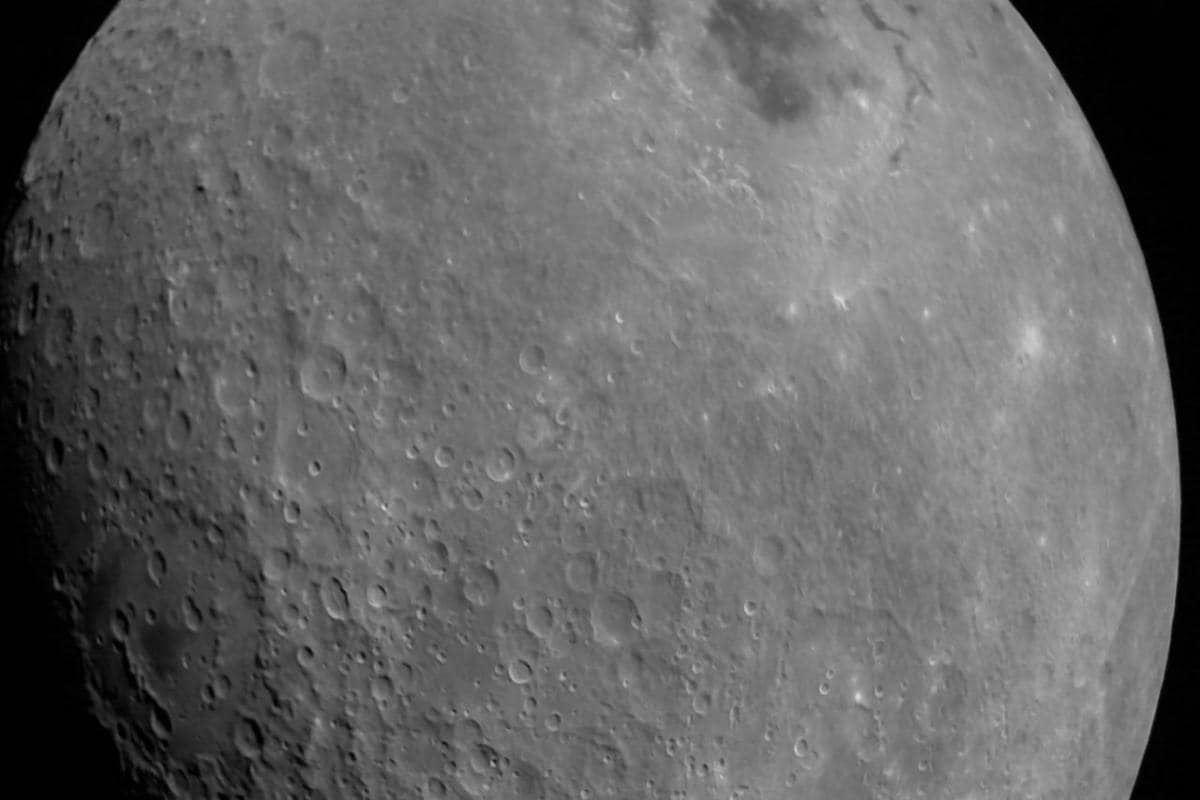
#> input picture First-photo-of-the-moon-from-Chandrayaan-2_ISRO.jpg, 1200 x 800 px, found by its file name
$ jupyter execute 'Image_processing_E4(1).ipynb'   (older library calls are emulated)
#> lines starting #> are read from the running program, lines starting #| are printed output that depends on the picture; after the words box and inside, x2 and y2 are one past the last pixel; in counts of white or black regions, pixels touching at a corner belong together
# **Exercise 4
Propose a method for sharpening the image “First-photo-of-the-moon-from-Chandrayaan-
2_ISRO.jpg
**

to Find the main edges of image11.jpg we can apply many techniques:

1_ Canny 2_prewitt 3_roberts 4_sobel 5_laplacian

we will apply them all and see the results

[cell 1]
import cv2
import numpy as np

from matplotlib import pyplot as plt

img = cv2.imread('/content/First-photo-of-the-moon-from-Chandrayaan-2_ISRO.jpg')
#> img is the input picture: shape (800, 1200, 3); min 0, max 218, mean 101.8

#prewitt
kernelx = np.array([[-1,0,1],[-1,0,1],[-1,0,1]])
kernely = kernelx.transpose()
img_prewittx = cv2.filter2D(img, -1, kernelx)
img_prewitty = cv2.filter2D(img, -1, kernely)

fig, axes = plt.subplots(1, 3, figsize=(13,7))

plt.subplot(151),plt.imshow(img, cmap = 'gray')
plt.title('Original Image'), plt.xticks([]), plt.yticks([])
plt.subplot(152),plt.imshow(img_prewittx, cmap = 'gray')
plt.title('Prewitt X'), plt.xticks([]), plt.yticks([])
plt.subplot(153),plt.imshow(img_prewitty, cmap = 'gray')
plt.title('Prewitt Y'), plt.xticks([]), plt.yticks([])
plt.subplot(154),plt.imshow(img_prewittx + img_prewitty,  cmap = 'gray')
plt.title('Prewitt'), plt.xticks([]), plt.yticks([])

plt.show()

Note that the filter $P_x$ highlights vertical edges, and $P_y$ the horizontal
edges, while the summation of the resulting images contains all the edges. Let's
look the result of applying gaussian filter before prewitt filtering.

[cell 2]
import cv2
import numpy as np

from matplotlib import pyplot as plt

img = cv2.imread('/content/First-photo-of-the-moon-from-Chandrayaan-2_ISRO.jpg')
img_gaussian = cv2.GaussianBlur(img,(3,3),0)

#sobel
img_sobelx = cv2.Sobel(img_gaussian,cv2.CV_8U,1,0,ksize=3)
img_sobely = cv2.Sobel(img_gaussian,cv2.CV_8U,0,1,ksize=3)
img_sobel = img_sobelx + img_sobely

fig, axes = plt.subplots(1, 3, figsize=(13,7))

plt.subplot(141),plt.imshow(img, cmap = 'gray')
plt.title('Original Image'), plt.xticks([]), plt.yticks([])
plt.subplot(142),plt.imshow(img_sobelx, cmap = 'gray')
plt.title('Sobel X'), plt.xticks([]), plt.yticks([])
plt.subplot(143),plt.imshow(img_sobely, cmap = 'gray')
plt.title('Sobel Y'), plt.xticks([]), plt.yticks([])
plt.subplot(144),plt.imshow(img_sobel,  cmap = 'gray')
plt.title('Sobel'), plt.xticks([]), plt.yticks([])

plt.show()

[cell 3]
import cv2
import numpy as np

from matplotlib import pyplot as plt

img = cv2.imread('/content/First-photo-of-the-moon-from-Chandrayaan-2_ISRO.jpg')
img_gaussian = cv2.GaussianBlur(img,(3,3),0)

#sobel
kernelx = np.array([[-1,0,1],[-2,0,2],[-1,0,1]])
kernely = kernelx.transpose()
img_sobelx = cv2.filter2D(img_gaussian, -1, kernelx)
img_sobely = cv2.filter2D(img_gaussian, -1, kernely)
img_sobel = img_sobelx + img_sobely

fig, axes = plt.subplots(1, 3, figsize=(13,7))

plt.subplot(141),plt.imshow(img, cmap = 'gray')
plt.title('Original Image'), plt.xticks([]), plt.yticks([])
plt.subplot(142),plt.imshow(img_sobelx, cmap = 'gray')
plt.title('Sobel X'), plt.xticks([]), plt.yticks([])
plt.subplot(143),plt.imshow(img_sobely, cmap = 'gray')
plt.title('Sobel Y'), plt.xticks([]), plt.yticks([])
plt.subplot(144),plt.imshow(img_sobel,  cmap = 'gray')
plt.title('Sobel'), plt.xticks([]), plt.yticks([])

plt.show()

[cell 4]
import scipy as sp
import numpy as np
import scipy.ndimage as nd
import matplotlib.pyplot as plt
import cv2

img = cv2.imread('/content/First-photo-of-the-moon-from-Chandrayaan-2_ISRO.jpg')
img_gaussian = cv2.GaussianBlur(img,(3,3),0)

LoG1 = nd.gaussian_laplace(img_gaussian, 1.2)
LoG2 = nd.gaussian_laplace(img_gaussian, 1.4)
LoG4 = nd.gaussian_laplace(img_gaussian, 2.5)
LoG3 = nd.gaussian_laplace(img_gaussian, 3)
fig, axes = plt.subplots(1, 5, figsize=(17,9))

plt.subplot(151),plt.imshow(img, cmap = 'gray')
plt.title('Original Image'), plt.xticks([]), plt.yticks([])
plt.subplot(152),plt.imshow(LoG1, cmap = 'gray')
plt.title('Laplacian of Gaussian 1.2'), plt.xticks([]), plt.yticks([])
plt.subplot(153),plt.imshow(LoG2, cmap = 'gray')
plt.title('Laplacian of Gaussian 1.4'), plt.xticks([]), plt.yticks([])
plt.subplot(154),plt.imshow(LoG3, cmap = 'gray')
plt.title('Laplacian of Gaussian 3'), plt.xticks([]), plt.yticks([])
plt.subplot(155),plt.imshow(LoG4, cmap = 'gray')
plt.title('Laplacian of Gaussian 2.5'), plt.xticks([]), plt.yticks([])

plt.show()

[cell 5]
import cv2 as cv
import numpy as np
from matplotlib import pyplot as plt

img = cv.imread('/content/First-photo-of-the-moon-from-Chandrayaan-2_ISRO.jpg',0) # loads in grayscale
#> img: shape (800, 1200)

beta = 150
res = cv.add(img, beta)
fig, axes = plt.subplots(1, 3, figsize=(13,3))

# Note that values with results more than 255 are clipped to 255.
print('Value at (103,100) position', img[103,100],
      'after the addition exceeds 255, therefore is truncated to', res[103,100])
#| Value at (103,100) position 93 after the addition exceeds 255, therefore is truncated to 243

plt.subplot(121), plt.imshow(img, cmap='gray'), plt.axis('off')
plt.subplot(122), plt.imshow(res, cmap='gray'), plt.axis('off')
plt.show()

[cell 6]
import scipy as sp
import numpy as np
import scipy.ndimage as nd
import matplotlib.pyplot as plt
import cv2

img = cv2.imread('/content/First-photo-of-the-moon-from-Chandrayaan-2_ISRO.jpg')
img_gaussian = cv2.GaussianBlur(img,(3,3),0)

# LoG mask
lap_mask = np.array([[0,0,1,0,0],[0,1,2,1,0],[1,2,-16,2,1],[0,1,2,1,0],[0,0,1,0,0]])
LoG = cv2.filter2D(img_gaussian,-1,lap_mask)

fig, axes = plt.subplots(1, 3, figsize=(17,9))

plt.subplot(121),plt.imshow(img, cmap = 'gray')
plt.title('Original Image'), plt.xticks([]), plt.yticks([])
plt.subplot(122),plt.imshow(LoG, cmap = 'gray')
plt.title('Laplacian of Gaussian'), plt.xticks([]), plt.yticks([])

plt.show()

[cell 7]
import scipy as sp
import numpy as np
import scipy.ndimage as nd
import matplotlib.pyplot as plt
import cv2

img = cv2.imread('/content/First-photo-of-the-moon-from-Chandrayaan-2_ISRO.jpg')
img_gaussian = cv2.GaussianBlur(img,(3,3),0)

# LoG mask
lap_mask = np.array([[0,0,1,0,0],[0,1,2,1,0],[1,2,-16,2,1],[0,1,2,1,0],[0,0,1,0,0]])
LoG = cv2.filter2D(img_gaussian,-1,lap_mask)

fig, axes = plt.subplots(1, 3, figsize=(17,9))

plt.subplot(121),plt.imshow(img, cmap = 'gray')
plt.title('Original Image'), plt.xticks([]), plt.yticks([])
plt.subplot(122),plt.imshow(LoG, cmap = 'gray')
plt.title('Laplacian of Gaussian'), plt.xticks([]), plt.yticks([])

plt.show()

[cell 8]
import scipy as sp
import numpy as np
import scipy.ndimage as nd
import matplotlib.pyplot as plt
import cv2

img = cv2.imread('/content/First-photo-of-the-moon-from-Chandrayaan-2_ISRO.jpg')
img = cv2.cvtColor(img, cv2.COLOR_BGR2GRAY)
# img_gaussian = cv2.GaussianBlur(img,(3,3),0)

# LoG mask
lap_filter = np.array([[0,0,1,0,0],[0,1,2,1,0],[1,2,-16,2,1],[0,1,2,1,0],[0,0,1,0,0]])
gaussian_filter = np.array([[1/16.,1/8.,1/16.],[1/8.,1/4.,1/8.],[1/16.,1/8.,1/16.]])
sobel_x = np.array([[-1,0,1],[-2,0,2],[-1,0,1]])
sobel_y = np.fliplr(sobel_x).transpose()

img_gaussian = cv2.filter2D(img,-1,gaussian_filter)
#> img_gaussian: shape (800, 1200)
G_x = cv2.filter2D(img_gaussian,-1,sobel_x)
G_y = cv2.filter2D(img_gaussian,-1,sobel_y)
G = G_x + G_y

temp_img = cv2.filter2D(img_gaussian,-1,lap_filter)
(M,N) = temp_img.shape

#detect zero crossing by checking values across 8-neighbors on a 3x3 grid
temp = np.zeros((M+2,N+2))
temp[1:-1,1:-1] = temp_img
img_ = np.zeros((M,N))
for i in range(1,M+1):
    for j in range(1,N+1):
        if temp[i,j]<0:
            for x,y in (-1,-1),(-1,0),(-1,1),(0,-1),(0,1),(1,-1),(1,0),(1,1):
                    if temp[i+x,j+y]>0:
                        img_[i-1,j-1] = 1
#> img_: shape (800, 1200) float64; every value is 0

cimg  = np.logical_and(img,G)
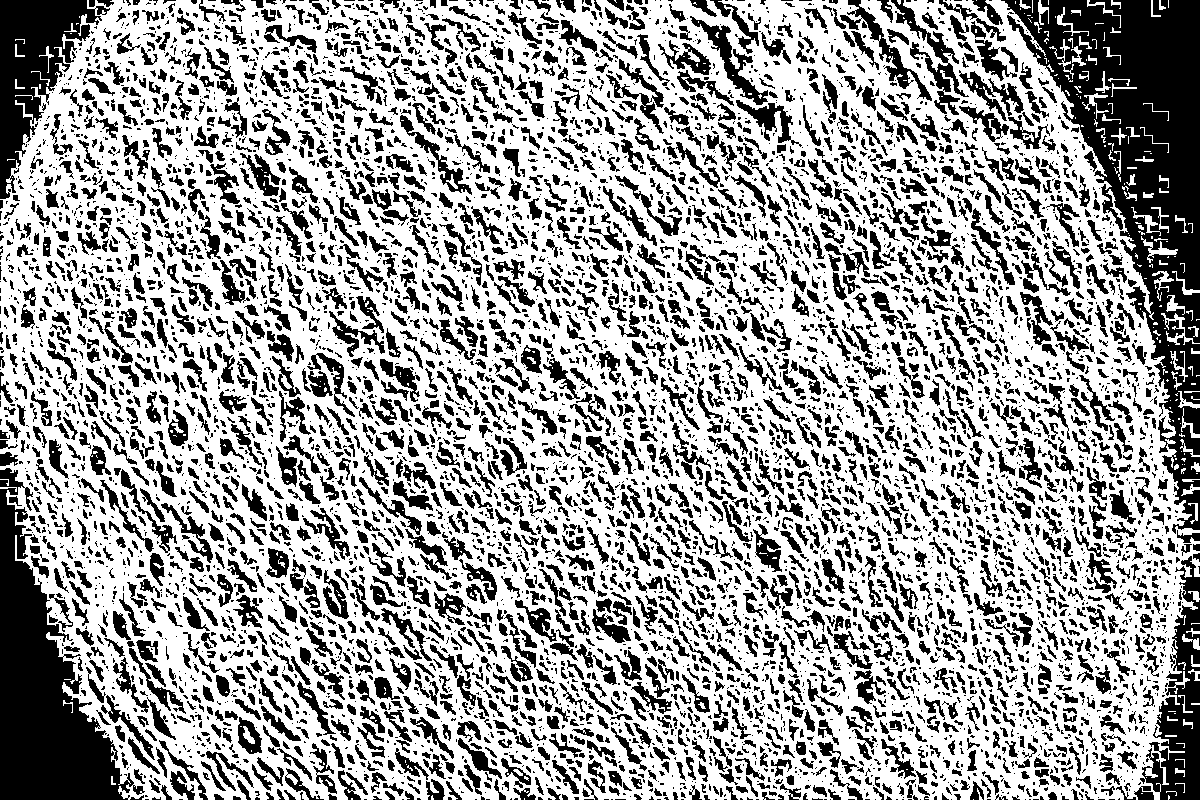
#> cimg: shape (800, 1200) bool; 63.5% white; 6828 black regions (3971 under 20 px), largest, box (x1, y1, x2, y2) and area: (1001, 0, 1200, 534) 37832, (0, 468, 145, 800) 20331, (0, 0, 110, 199) 9159

fig, axes = plt.subplots(1, 3, figsize=(17,9))

plt.subplot(121),plt.imshow(img, cmap = 'gray')
plt.title('Original Image'), plt.xticks([]), plt.yticks([])
plt.subplot(122),plt.imshow(cimg, cmap = 'gray')
plt.title('Laplacian of Gaussian'), plt.xticks([]), plt.yticks([])

plt.show()

[cell 9]
import scipy.misc
import cv2
from matplotlib import pyplot as plt


def laplace_of_gaussian(gray_img, sigma=1.4, kappa=0.75, pad=False):
    """
    Applies Laplacian of Gaussians to grayscale image.

    :param gray_img: image to apply LoG to
    :param sigma:    sigma of Gaussian applied to image, <= 0. for none
    :param kappa:    difference threshold as factor to mean of image values, <= 0 for none
    :param pad:      flag to pad output w/ zero border, keeping input image size
    """
#> called with sigma = 1.4, kappa = 0.75, pad = False
    assert len(gray_img.shape) == 2
    img = cv2.GaussianBlur(gray_img, (0, 0), sigma) if 0. < sigma else gray_img
    img = cv2.Laplacian(img, cv2.CV_64F)

    rows, cols = img.shape[:2]
    # min/max of 3x3-neighbourhoods
    min_map = np.minimum.reduce(list(img[r:rows-2+r, c:cols-2+c]
                                     for r in range(3) for c in range(3)))
    max_map = np.maximum.reduce(list(img[r:rows-2+r, c:cols-2+c]
                                     for r in range(3) for c in range(3)))
    # bool matrix for image value positiv (w/out border pixels)
    pos_img = 0 < img[1:rows-1, 1:cols-1]
#> pos_img: shape (798, 1198) bool; 36.9% white in thin lines or dots
    # bool matrix for min < 0 and 0 < image pixel
    neg_min = min_map < 0
#> neg_min: shape (798, 1198) bool; 87.2% white; 9186 black regions (8398 under 20 px), largest, box (x1, y1, x2, y2) and area: (0, 487, 125, 798) 17998, (1080, 0, 1198, 286) 16101, (0, 0, 117, 199) 7427
    neg_min[1 - pos_img] = 0
#> neg_min: shape (798, 1198) bool; 87% white; 9140 black regions (8363 under 20 px), largest, box (x1, y1, x2, y2) and area: (0, 0, 1198, 798) 32502, (0, 487, 125, 798) 17998, (1157, 696, 1198, 798) 2098
    # bool matrix for 0 < max and image pixel < 0
    pos_max = 0 < max_map
#> pos_max: shape (798, 1198) bool; 87.4% white; 8912 black regions (8087 under 20 px), largest, box (x1, y1, x2, y2) and area: (0, 489, 122, 798) 17744, (1081, 0, 1198, 285) 15938, (0, 0, 93, 199) 6337
    pos_max[pos_img] = 0
#> pos_max: shape (798, 1198) bool; 50.5% white; black in thin lines or dots
    # sign change at pixel?
    zero_cross = neg_min + pos_max
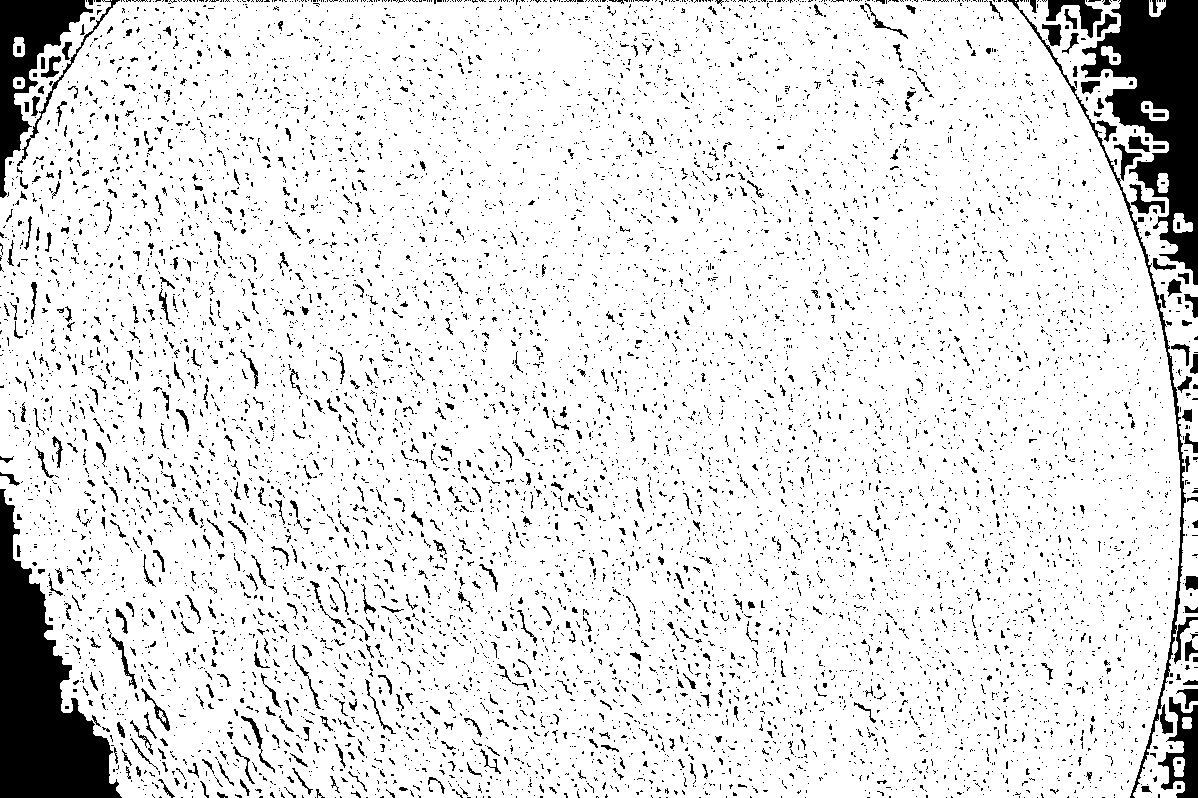
#> zero_cross: shape (798, 1198) bool; 89.3% white; 8927 black regions (8375 under 20 px), largest, box (x1, y1, x2, y2) and area: (0, 489, 122, 798) 17589, (1081, 0, 1198, 285) 15275, (0, 0, 93, 198) 6186
    # values: max - min, scaled to 0--255; set to 0 for no sign change
    value_scale = 255. / max(1., img.max() - img.min())
#> value_scale = 6.07
    values = value_scale * (max_map - min_map)
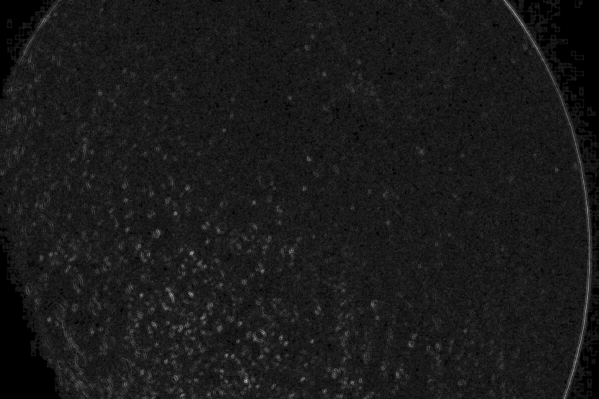
#> values: shape (798, 1198) float64 (shown at 1/2 size); min 0, max 248.9, mean 25.7
    values[1 - zero_cross] = 0.
#> values: shape (798, 1198) float64; 0.21% of pixels changed, all inside (x1, y1, x2, y2) = (85, 0, 1166, 2)
    # optional thresholding
    if 0. <= kappa:
        thresh = float(np.absolute(img).mean()) * kappa
#> thresh = 1.06
        values[values < thresh] = 0.
    log_img = values.astype(np.uint8)
    if pad:
        log_img = np.pad(log_img, pad_width=1, mode='constant', constant_values=0)
    return log_img

img = cv2.imread('/content/First-photo-of-the-moon-from-Chandrayaan-2_ISRO.jpg')
img = cv2.cvtColor(img, cv2.COLOR_BGR2GRAY)
# apply LoG
log = laplace_of_gaussian(img)

fig, axes = plt.subplots(1, 3, figsize=(17,9))

plt.subplot(121),plt.imshow(img, cmap = 'gray')
plt.title('Original Image'), plt.xticks([]), plt.yticks([])
plt.subplot(122),plt.imshow(log, cmap = 'gray')
plt.title('Laplacian of Gaussian'), plt.xticks([]), plt.yticks([])

plt.show()

[cell 10]
import cv2
import numpy as np

from matplotlib import pyplot as plt

img = cv2.imread('/content/First-photo-of-the-moon-from-Chandrayaan-2_ISRO.jpg')
img_gaussian = cv2.GaussianBlur(img,(3,3),0)

#canny
img_canny = cv2.Canny(img,50,150)
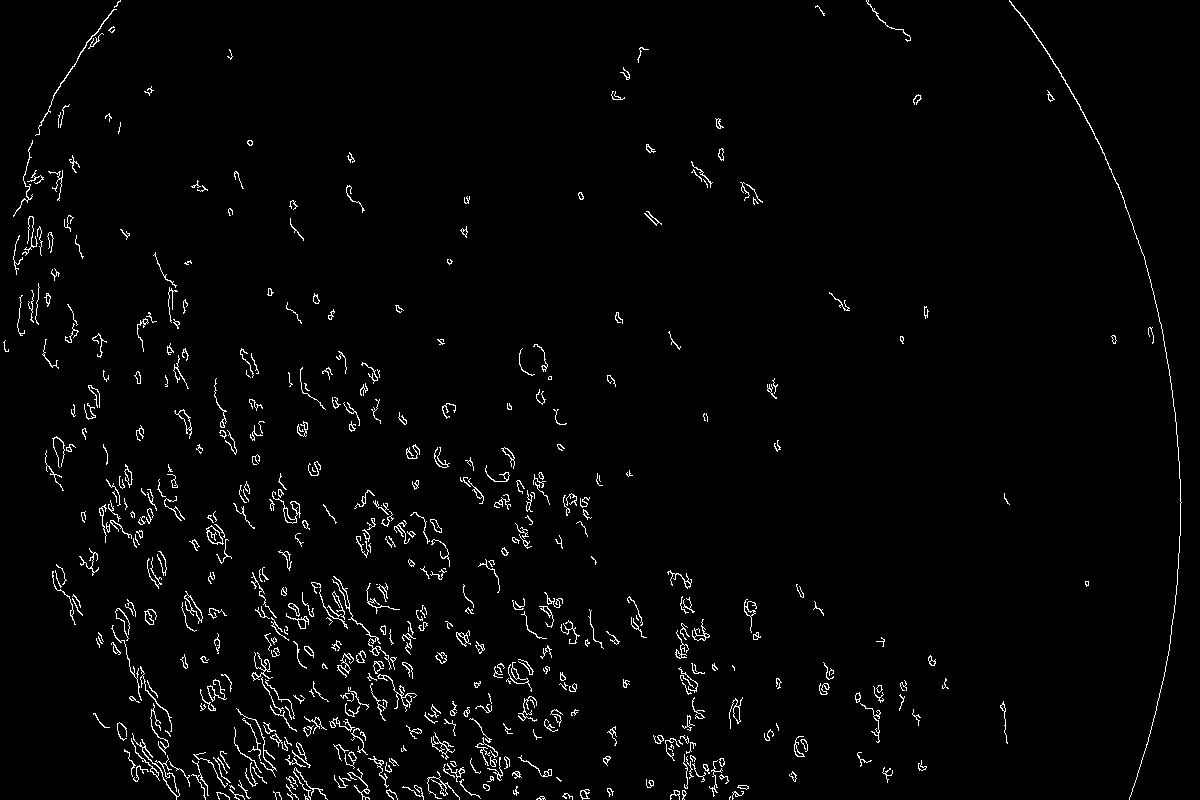
#> img_canny: shape (800, 1200); 2.2% white in thin lines or dots

fig, axes = plt.subplots(1, 3, figsize=(13,7))

plt.subplot(121),plt.imshow(img, cmap = 'gray')
plt.title('Original Image'), plt.xticks([]), plt.yticks([])
plt.subplot(122),plt.imshow(img_canny, cmap = 'gray')
plt.title('Canny'), plt.xticks([]), plt.yticks([])

plt.show()

$ run again, with image_1.jpg copied over First-photo-of-the-moon-from-Chandrayaan-2_ISRO.jpg
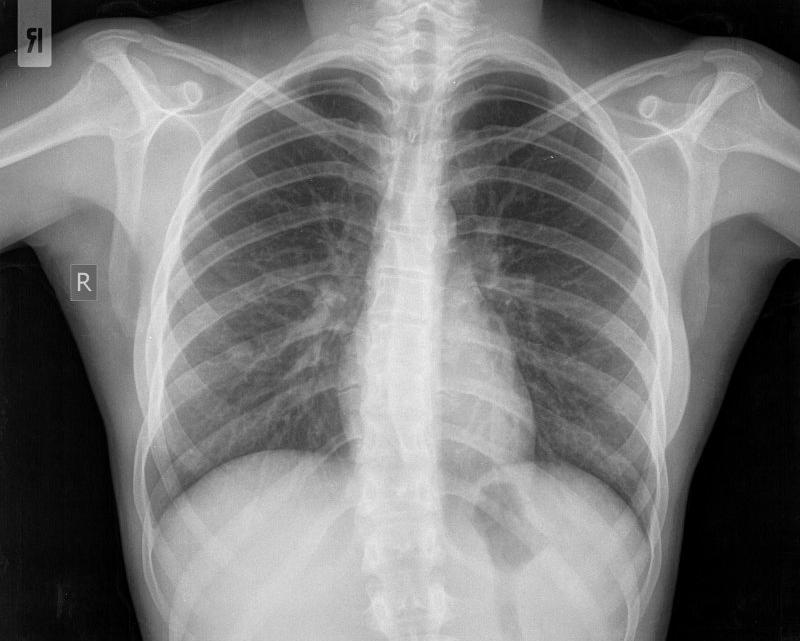
#> input picture image_1.jpg, 800 x 641 px, found by its file name
#> img is the input picture: shape (641, 800, 3); min 0, max 240, mean 121.5
#| Value at (103,100) position 180 after the addition exceeds 255, therefore is truncated to 255
#> `cimg  = np.logical_and(img,G)`:
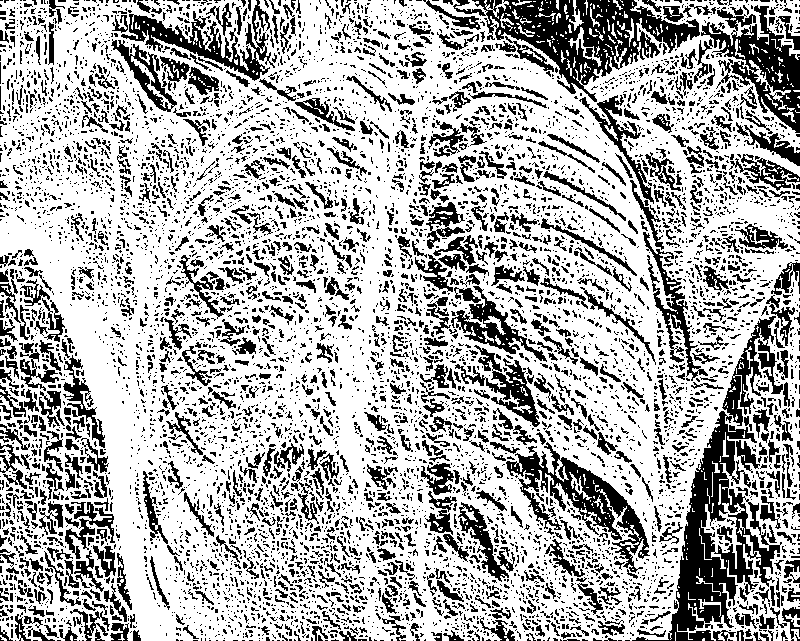
#> cimg: shape (641, 800) bool; 68.8% white; 7441 black regions (6191 under 20 px), largest, box (x1, y1, x2, y2) and area: (632, 411, 782, 641) 9785, (453, 0, 700, 102) 8676, (506, 442, 650, 573) 4719
#> pos_img: shape (639, 798) bool; 38.2% white in thin lines or dots
#> zero_cross: shape (639, 798) bool; 92.4% white; black in thin lines or dots
#> value_scale = 5.31
#> thresh = 1.09
#> `img_canny = cv2.Canny(img,50,150)`:
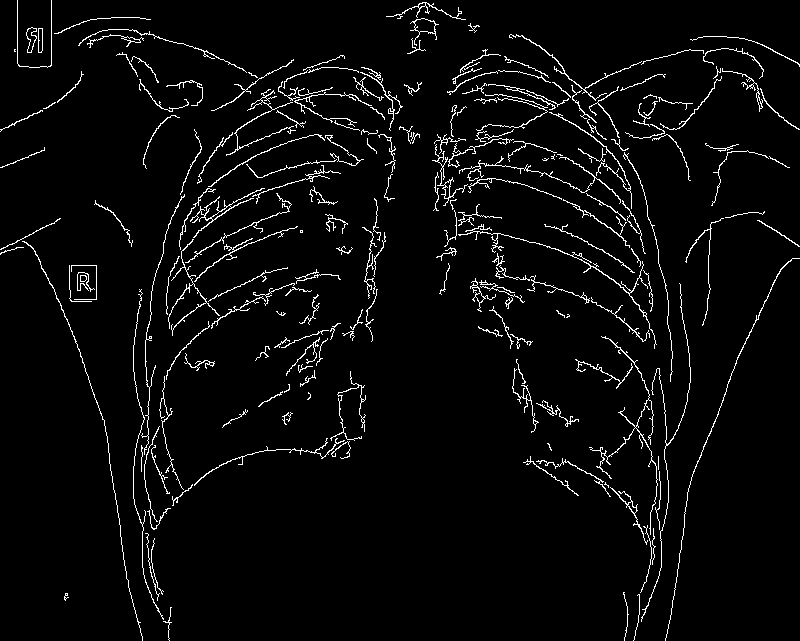
#> img_canny: shape (641, 800); 3.9% white in thin lines or dots
